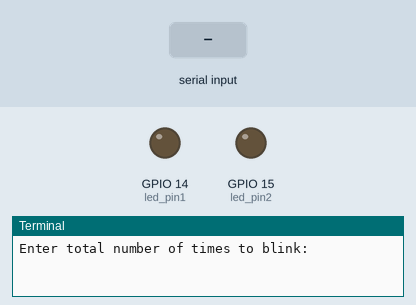
The program below on a simulated Raspberry Pi (BCM pin numbers). On the bench: output pins drawn as LEDs (lit = HIGH), the last lines printed to the terminal. Inputs (shaded band) come from the test bench.

Above: at 1.2 s.
1.3 s: "5" typed at the terminal, then Enter
2.8 s: "90" typed at the terminal, then Enter
At 3.4 s:
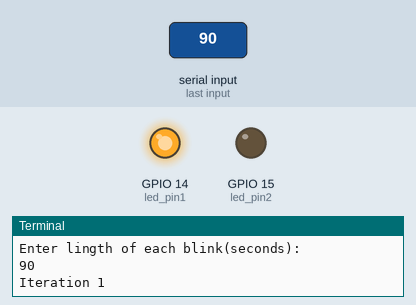
Timing chart, 0 to 5.8 s (numbered marks = the images above; inputs shaded):
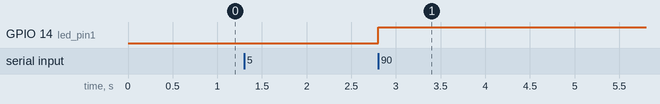

Measured:
- after the input at 2.8 s, GPIO 14 (led_pin1): LOW → HIGH at once

The program:

sample2.py
```python
import RPi.GPIO as GPIO
import time

GPIO.setmode(GPIO.BCM)
GPIO.setwarnings(False)

led_pin1 = 14
led_pin2 = 15

GPIO.setup(led_pin1, GPIO.OUT)
GPIO.setup(led_pin2, GPIO.OUT)

def Blink(numTimes,speed):
    for i in range(0,numTimes):
        print ("Iteration " + str(i+1))
        GPIO.output(14,True)
        time.sleep(speed)
        GPIO.output(14,False)
        time.sleep(speed)
        print("Done")

iterations = input("Enter total number of times to blink: ")
speed = input("Enter lingth of each blink(seconds): ")

Blink(int(iterations),float(speed))
```
